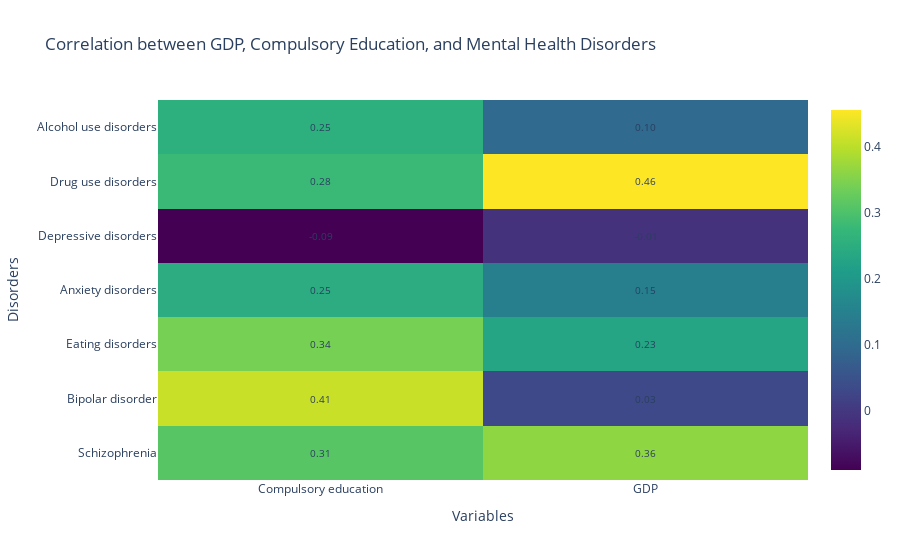

Notebook source saved alongside this figure:
### Markdown cell above
### Correlation between GDP, Compulsory Education, and Mental Health Disorders

### Code cell
# Select columns for correlation
selected_columns = ['GDP', 'Compulsory education', 'Schizophrenia', 'Bipolar disorder', 'Eating disorders', 'Anxiety disorders', 'Depressive disorders', 'Drug use disorders', 'Alcohol use disorders']

# Calculate the correlation matrix for the selected columns
correlation_matrix = data[selected_columns].corr()

# Extract the correlation values between 'Compulsory education' and 'GDP' with each 'Disorder'
subset_correlation = correlation_matrix[['Compulsory education', 'GDP']][2:]

# Create a heatmap of the subset correlation matrix
fig = go.Figure(data=go.Heatmap(z=subset_correlation.values,
                                x=subset_correlation.columns,
                                y=subset_correlation.index,
                                colorscale='Viridis'))

# Add text annotations with the correlation values
annotations = []
for i in range(len(subset_correlation.index)):
    for j in range(len(subset_correlation.columns)):
        annotations.append(
            dict(
                x=subset_correlation.columns[j],
                y=subset_correlation.index[i],
                text="{:.2f}".format(subset_correlation.values[i, j]),
                showarrow=False,
                font=dict(size=10),
            )
        )

fig.update_layout(
    title='Correlation between GDP, Compulsory Education, and Mental Health Disorders',
    xaxis=dict(title='Variables'),
    yaxis=dict(title='Disorders'),
    annotations=annotations  # Add the annotations
)

fig.show()

### Figure 1 — Plotly figure (JSON) as saved in the notebook; plotly's stock layout.template omitted (floating-point values rounded to 4 significant figures)
{"data": [{"colorscale": [[0, "#440154"], [0.1111, "#482878"], [0.2222, "#3e4989"], [0.3333, "#31688e"], [0.4444, "#26828e"], [0.5556, "#1f9e89"], [0.6667, "#35b779"], [0.7778, "#6ece58"], [0.8889, "#b5de2b"], [1, "#fde725"]], "type": "heatmap", "x": ["Compulsory education", "GDP"], "y": ["Schizophrenia", "Bipolar disorder", "Eating disorders", "Anxiety disorders", "Depressive disorders", "Drug use disorders", "Alcohol use disorders"], "z": [[0.3106, 0.3626], [0.4113, 0.03189], [0.3413, 0.2305], [0.2482, 0.1461], [-0.08877, -0.0105], [0.2789, 0.455], [0.254, 0.09655]]}], "layout": {"annotations": [{"font": {"size": 10}, "showarrow": false, "text": "0.31", "x": "Compulsory education", "y": "Schizophrenia"}, {"font": {"size": 10}, "showarrow": false, "text": "0.36", "x": "GDP", "y": "Schizophrenia"}, {"font": {"size": 10}, "showarrow": false, "text": "0.41", "x": "Compulsory education", "y": "Bipolar disorder"}, {"font": {"size": 10}, "showarrow": false, "text": "0.03", "x": "GDP", "y": "Bipolar disorder"}, {"font": {"size": 10}, "showarrow": false, "text": "0.34", "x": "Compulsory education", "y": "Eating disorders"}, {"font": {"size": 10}, "showarrow": false, "text": "0.23", "x": "GDP", "y": "Eating disorders"}, {"font": {"size": 10}, "showarrow": false, "text": "0.25", "x": "Compulsory education", "y": "Anxiety disorders"}, {"font": {"size": 10}, "showarrow": false, "text": "0.15", "x": "GDP", "y": "Anxiety disorders"}, {"font": {"size": 10}, "showarrow": false, "text": "-0.09", "x": "Compulsory education", "y": "Depressive disorders"}, {"font": {"size": 10}, "showarrow": false, "text": "-0.01", "x": "GDP", "y": "Depressive disorders"}, {"font": {"size": 10}, "showarrow": false, "text": "0.28", "x": "Compulsory education", "y": "Drug use disorders"}, {"font": {"size": 10}, "showarrow": false, "text": "0.46", "x": "GDP", "y": "Drug use disorders"}, {"font": {"size": 10}, "showarrow": false, "text": "0.25", "x": "Compulsory education", "y": "Alcohol use disorders"}, {"font": {"size": 10}, "showarrow": false, "text": "0.10", "x": "GDP", "y": "Alcohol use disorders"}], "title": {"text": "Correlation between GDP, Compulsory Education, and Mental Health Disorders"}, "xaxis": {"title": {"text": "Variables"}}, "yaxis": {"title": {"text": "Disorders"}}}}
